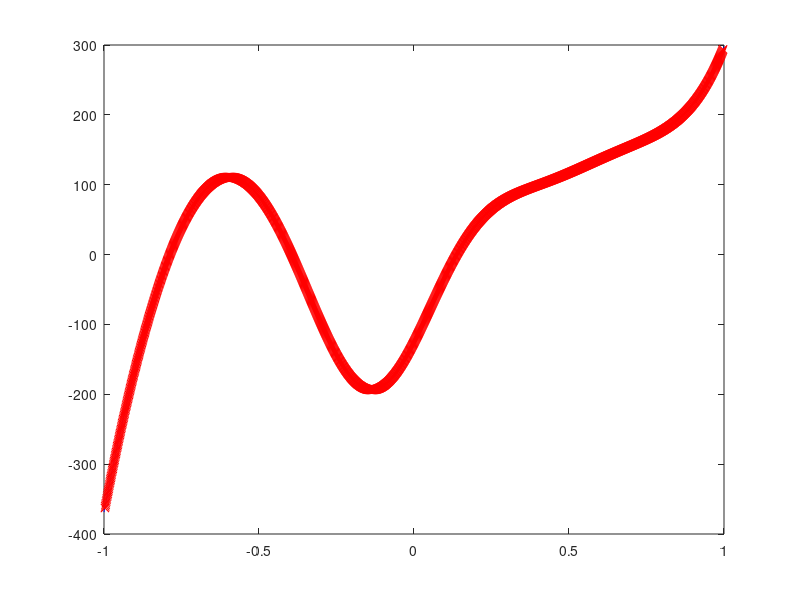
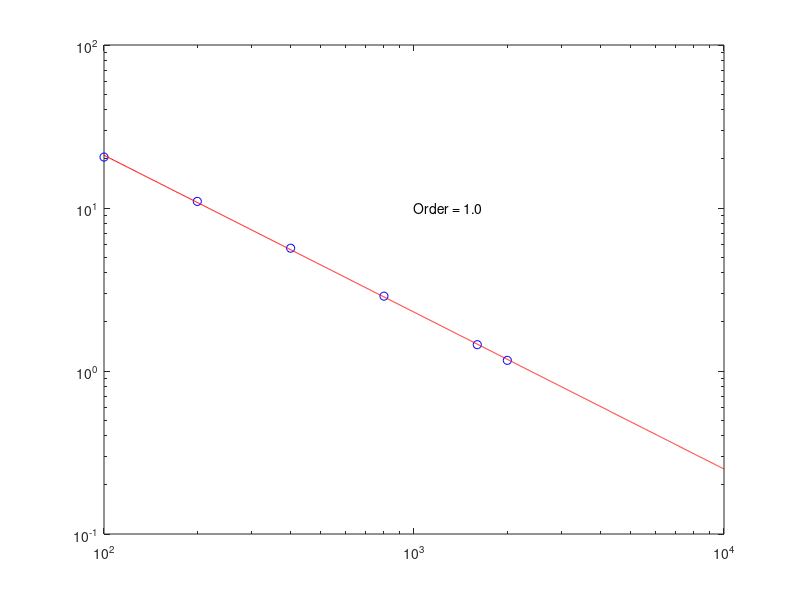

These figures' MATLAB source, in order:
%%%%%%%%%%%%%%%%%%%%%%%%%%%%%%%%%%%%%%%%%%%%%%%%%%%%%%%%%%%%%%%%%%%%%%%%%%%%%
%
% test_3rd_derivative_stencil_3rd_order.m checks that the third-order 
% accurate stencil for the third derivative operator is correct and 
% yields the expected order of accuracy.
%
%%%%%%%%%%%%%%%%%%%%%%%%%%%%%%%%%%%%%%%%%%%%%%%%%%%%%%%%%%%%%%%%%%%%%%%%%%%%%

%%%%%%%%%%%%%%%%%%%%%%%%%%%%%%%%%%%%%%%%%%%%%%%%%%%%%%%%%%%%%%
% MATLAB parameters
%%%%%%%%%%%%%%%%%%%%%%%%%%%%%%%%%%%%%%%%%%%%%%%%%%%%%%%%%%%%%%
clear;
format long;
format compact;


%%%%%%%%%%%%%%%%%%%%%%%%%%%%%%%%%%%%%%%%%%%%%%%%%%%%%%%%%%%%%%
% numerical parameters
%%%%%%%%%%%%%%%%%%%%%%%%%%%%%%%%%%%%%%%%%%%%%%%%%%%%%%%%%%%%%%
N = [100 200 400 800 1600 2000];
stencil = [-1, 3, -3 1];


%%%%%%%%%%%%%%%%%%%%%%%%%%%%%%%%%%%%%%%%%%%%%%%%%%%%%%%%%%%%%%
% compute error for different dx
%%%%%%%%%%%%%%%%%%%%%%%%%%%%%%%%%%%%%%%%%%%%%%%%%%%%%%%%%%%%%%
err_d3f = zeros(size(N));
for i = 1:length(N)

  %%%%%%%%%%%%%%%%%%%%%%%%%%%%%%%%%%%%%%%%%%%%%%%%%%%%%%%%%%%%%%
  % compute grid and stencil
  %%%%%%%%%%%%%%%%%%%%%%%%%%%%%%%%%%%%%%%%%%%%%%%%%%%%%%%%%%%%%%
  dx = 2/N(i);
  x = -1:dx:1;

  %%%%%%%%%%%%%%%%%%%%%%%%%%%%%%%%%%%%%%%%%%%%%%%%%%%%%%%%%%%%%%
  % compare results of applying stencil to known function 
  % with analytical formulae
  %%%%%%%%%%%%%%%%%%%%%%%%%%%%%%%%%%%%%%%%%%%%%%%%%%%%%%%%%%%%%%
  f = exp(cos(3*x))+sin(5*x)+x.^8;
  d3f_exact = 27*sin(3*x).*exp(cos(3*x)) ...
            + 81*cos(3*x).*sin(3*x).*exp(cos(3*x)) ...
            - 27*(sin(3*x).^3).*exp(cos(3*x)) ...
            - 125*cos(5*x) + 336*x.^5;
  d3f_approx = zeros(size(x));
  for j = 4:length(x)-1
    d3f_approx(j) = sum(f(j-2:j+1).*stencil)/dx^3;
  end
  err_d3f(i) = norm(d3f_approx(4:end-3)-d3f_exact(4:end-3),'inf');

  % plot results
  figure(1); clf;
  plot(x,d3f_exact,'b');
  hold on;
  plot(x(4:end-3),d3f_approx(4:end-3),'rx');

end

% compute order of discretization
P = polyfit(log(N),log(err_d3f),1);
order = -P(1)

% plot error vs N
figure(2); clf;
loglog(N,err_d3f,'bo');
hold on;
N_plot = 100:1:10000;
plot(N_plot,exp(log(N_plot)*P(1)+P(2)),'r');
order_str = sprintf('Order = %1.1f', order);
text(1000,10,order_str);
